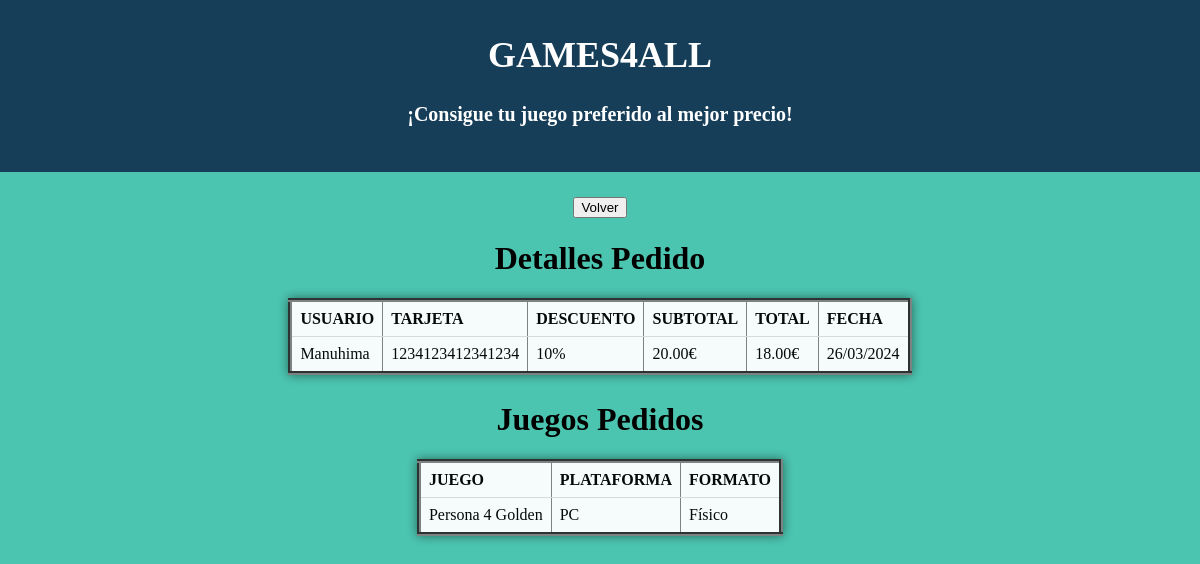
Screenshot of /detalles_pedido.php?id=6 (signed in) with the database file from the repository.
### tables this page shows
CREATE TABLE `pedido` (
  `id_pedido` int(11) NOT NULL,
  `id_usuario` int(11) NOT NULL,
  `id_tarjeta` int(11) NOT NULL,
  `descuento` int(11) DEFAULT NULL,
  `subtotal` decimal(10,2) NOT NULL,
  `fecha` date NOT NULL
);

CREATE TABLE `usuario` (
  `id_usuario` int(11) NOT NULL,
  `rol` varchar(15) NOT NULL DEFAULT 'usuario',
  `alias` varchar(15) NOT NULL,
  `password` varchar(15) NOT NULL,
  `correo` varchar(30) NOT NULL,
  `nombre` varchar(60) NOT NULL,
  `pais` varchar(20) NOT NULL,
  `ciudad` varchar(20) NOT NULL,
  `direccion` varchar(40) NOT NULL,
  `cod_postal` varchar(8) NOT NULL
);

CREATE TABLE `tarjeta` (
  `id_tarjeta` int(11) NOT NULL,
  `numero` varchar(17) NOT NULL,
  `caducidad` date NOT NULL,
  `titular` varchar(60) NOT NULL,
  `id_usuario` int(11) NOT NULL
);

CREATE TABLE `juego` (
  `id_juego` int(11) NOT NULL,
  `plataforma` enum('PC','Nintendo Switch','PlayStation 4','PlayStation 5','Xbox One','Xbox Series') NOT NULL,
  `titulo` varchar(80) NOT NULL,
  `precio` decimal(10,2) NOT NULL,
  `rebaja` int(11) NOT NULL,
  `stock` int(11) NOT NULL,
  `formato` int(11) NOT NULL
);

### detalles_pedido.php (the view, shortened to what this page needs)
<?php
    if(isset($_GET['id']) && !empty($_GET['id'])) {
        $id_pedido = $_GET['id'];
        $conexion = new mysqli("localhost", "root", "", "games4all");
        $rol = $_COOKIE['rol'];
?>
<!DOCTYPE html>
<html>
    <head>
        <link rel="stylesheet" href="estilos.css">
        <div id="header">
        <h1>GAMES4ALL</h1>
        <h4>¡Consigue tu juego preferido al mejor precio!</h4>
    </div>
    </head>
    <body style="background-color: #4CC5B0; color: #000000;">
    <div style="text-align: center;">
        <div>
        <?php
            if ($rol === 'administrador') {
                echo '<form method="POST" action="gestionar_pedidos.php">
                      <input type="submit" value="Volver">';
            } else {
                echo '<form method="POST" action="consultar_pedidos.php">
                      <input type="submit" value="Volver">';
            }
            ?>
        </div>
        <h1>Detalles Pedido</h1>
    </div>
    <div style="display: inline-block; background-color: #ffffff; opacity: 0.95; box-shadow: 0 0 10px 0 rgba(0,0,0,0.5); ">
        <table border='4' style='border-collapse: collapse;'>
            <tr>
                <th>USUARIO</th>
                <th>TARJETA</th>
                <th>DESCUENTO</th>
                <th>SUBTOTAL</th>
                <th>TOTAL</th>
                <th>FECHA</th>
            </tr>
            <?php
            $sql = "SELECT p.id_pedido, u.alias, t.numero, IFNULL(p.descuento, 0) as descuento, p.subtotal, p.fecha FROM pedido p JOIN usuario u ON p.id_usuario = u.id_usuario JOIN tarjeta t ON p.id_tarjeta = t.id_tarjeta WHERE p.id_pedido = ".$id_pedido."";
            $resultado = $conexion->query($sql);
            while ($fila = $resultado->fetch_assoc()) {
                echo "<tr>
                        <td>".$fila['alias']."</td>
                        <td>".$fila['numero']."</td>
                        <td>".$fila['descuento']."%</td>
                        <td>".$fila['subtotal']."€</td>
                        <td>".number_format($fila['subtotal']-($fila['subtotal']*($fila['descuento'] / 100)),2)."€</td>
                        <td>";echo date('d/m/Y', strtotime($fila['fecha']));"</td>
                    </tr>";
            }
            ?>
        </table>
    </div>
    <div>
        <h1 style="text-align: center;">Juegos Pedidos</h1>
        <div style="display: inline-block; background-color: #ffffff; opacity: 0.95; box-shadow: 0 0 10px 0 rgba(0,0,0,0.5); ">
            <table border='4' style='border-collapse: collapse;'>
                <tr>
                    <th>JUEGO</th>
                    <th>PLATAFORMA</th>
                    <th>FORMATO</th>
                </tr>
                <?php
                $sql = "SELECT p.id_pedido, j.titulo, j.plataforma, j.formato FROM pedido p JOIN juegos_pedido jp ON p.id_pedido = jp.id_pedido JOIN juego j ON jp.id_juego = j.id_juego WHERE p.id_pedido = ".$id_pedido."";
                $resultado = $conexion->query($sql);
                while ($fila = $resultado->fetch_assoc()) {
                    echo "<tr>
                            <td>".$fila['titulo']."</td>
                            <td>".$fila['plataforma']."</td>
                            <td>";echo $fila['formato'] == 0 ? "Físico" : "Digital";"</td>
                        </tr>";
                }
                ?>
            </table>
        </div>
    </div>
    <?php
    } else {
        echo "ID de pedido no proporcionado.";
    }
    ?>
</body>
</html>

### estilos.css (style rules this page uses)
body { background: url('fondo.png') no-repeat center center fixed; background-size: contain; text-align: center; color: #4CC5B0; margin: 0; }
#header { background-color: #173E59; color: #ffffff; padding: 20px; margin-top: -10px; margin-left: 0px; margin-right: 0px; margin-bottom: 25px; }
#header h1 { font-family: 'Brush Script MT', cursive; font-size: 36px; }
#header h4 { font-family: 'Brush Script MT', cursive; font-size: 20px; }

### detalles_pedido.php (style rules this page uses)
th, td { padding: 8px; text-align: left; border-bottom: 1px solid #ddd; }

### rows the page displays
pedido: id_usuario.alias "Manuhima", id_tarjeta.numero "1234123412341234", descuento "10", subtotal "20.00", descuento "18.00", fecha "26/03/2024", juego.titulo "Persona 4 Golden", juego.plataforma "PC"
